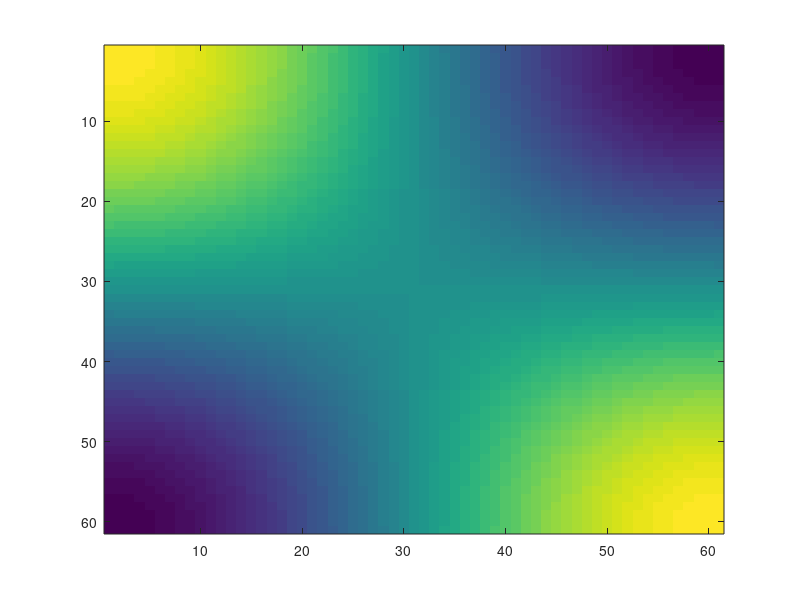

MATLAB code for this plot: (Note: this script raises an error after producing the figure.)
% problem bounds
lB = [-pi/2,-pi/2];
uB = [pi/2,pi/2];

% plot true function
[X1_grid,X2_grid] = meshgrid(lB(1):uB(1)/30:+uB(1),lB(2):uB(2)/30:+uB(2));
x_grid = [X1_grid(:) X2_grid(:)];
y_grid = sin(X1_grid).*sin(X2_grid);
imagesc(y_grid); drawnow;

% sample points 
n  = 10;
X1 = unifrnd(lB(1),uB(1),n,1);
X2 = unifrnd(lB(2),uB(2),n,1);
Y  = sin(X1).*sin(X2) + 0.17*randn(size(X1)) ;
x = [X1(:) X2(:)];
y = Y(:);

%% GP covariance
covfunc = @covSEiso; 
likfunc = @likGauss; 

hyp2.cov = [0 ; 0];    
hyp2.lik = log(0.1);
hyp2 = minimize(hyp2, @gp, -100, @infExact, [], covfunc, likfunc, x, y);

% training
nlml2 = gp(hyp2, @infExact, [], covfunc, likfunc, x, y);

% prediction
[m, S] = gp(hyp2, @infExact, [], covfunc, likfunc, x, y, x_grid);
m = reshape(m, size(y_grid));
figure(2); imagesc(m); drawnow;

% Structure to pass to loss_msahead
GP          = struct;
GP.hyp2     = hyp2;
GP.inf      = {@infExact};
GP.kernel   = covfunc;
GP.likfunc  = likfunc;
GP.x        = x;
GP.y        = y;

eta    = min(y);
x_star = [pi/2,pi/2];

%% compute the value of the loss in a grid with 5 look ahead steps
n_ahead = 5;
n_grid  = max(size(x_grid));
loss10  = zeros(1,n_grid);

for j=1:n_grid
    j
    [loss,v_loss] = loss_msahead(x_grid(j,:), n_ahead, lB, uB, GP);
    loss10(j) = loss;
end

figure(3); imagesc(reshape(loss10,61,61)); drawnow;

